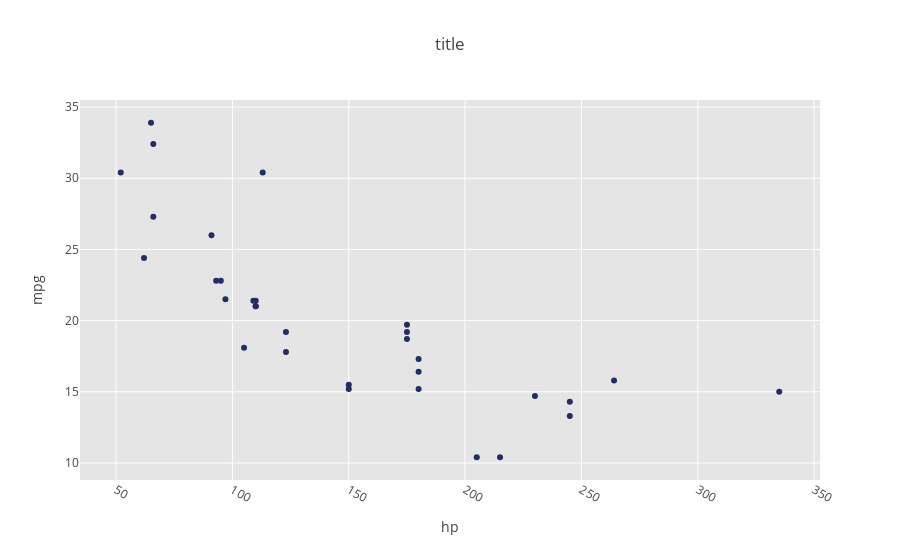

Here is the notebook cell this chart was saved with:
### Code cell
args = {'in_data':in_data}
fig = scatterplot.create_graph(**args)

### Figure 1 — Plotly figure (JSON) as saved in the notebook; plotly's stock layout.template omitted (floating-point values rounded to 4 significant figures)
{"data": [{"marker": {"color": ["#232C65", "#232C65", "#232C65", "#232C65", "#232C65", "#232C65", "#232C65", "#232C65", "#232C65", "#232C65", "#232C65", "#232C65", "#232C65", "#232C65", "#232C65", "#232C65", "#232C65", "#232C65", "#232C65", "#232C65", "#232C65", "#232C65", "#232C65", "#232C65", "#232C65", "#232C65", "#232C65", "#232C65", "#232C65", "#232C65", "#232C65", "#232C65"]}, "mode": "markers", "name": "mpg", "text": [21, 21, 22.8, 21.4, 18.7, 18.1, 14.3, 24.4, 22.8, 19.2, 17.8, 16.4, 17.3, 15.2, 10.4, 10.4, 14.7, 32.4, 30.4, 33.9, 21.5, 15.5, 15.2, 13.3, 19.2, 27.3, 26, 30.4, 15.8, 19.7, 15, 21.4], "type": "scatter", "uid": "b7c61b63-5f89-4e90-a8b7-2630880c09a7", "x": [110, 110, 93, 110, 175, 105, 245, 62, 95, 123, 123, 180, 180, 180, 205, 215, 230, 66, 52, 65, 97, 150, 150, 245, 175, 66, 91, 113, 264, 175, 335, 109], "y": [21, 21, 22.8, 21.4, 18.7, 18.1, 14.3, 24.4, 22.8, 19.2, 17.8, 16.4, 17.3, 15.2, 10.4, 10.4, 14.7, 32.4, 30.4, 33.9, 21.5, 15.5, 15.2, 13.3, 19.2, 27.3, 26, 30.4, 15.8, 19.7, 15, 21.4]}], "layout": {"hovermode": "closest", "plot_bgcolor": "rgb(229, 229, 229)", "title": "title", "xaxis": {"gridcolor": "rgb(255,255,255)", "tickangle": 30, "title": "hp", "zerolinecolor": "rgb(255,255,255)"}, "yaxis": {"gridcolor": "rgb(255,255,255)", "title": "mpg", "zerolinecolor": "rgb(255,255,255)"}}}
